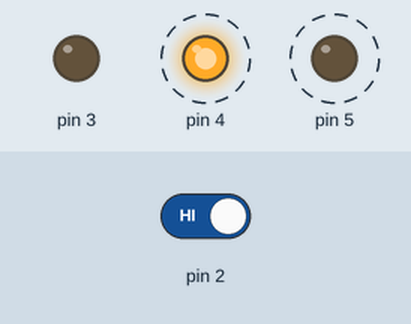
This sketch was run on a simulated Arduino Uno, built with avr-gcc and run on an emulated ATmega328P. Parts: output pins drawn as LEDs (lit = HIGH). Dashed ring = blinking. The inputs (shaded band) are chosen by the test bench; at power-on: pin 2 HIGH.

Above: at 1.8 s.
1.9 s: pin 2 driven LOW
At 2.3 s:
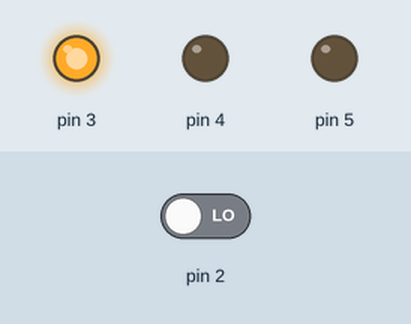
3.5 s: pin 2 driven HIGH
At 3.62 s:
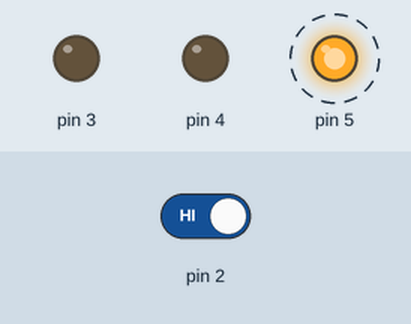
Timing chart, 0 to 12.5 s (numbered marks = the images above; inputs shaded):
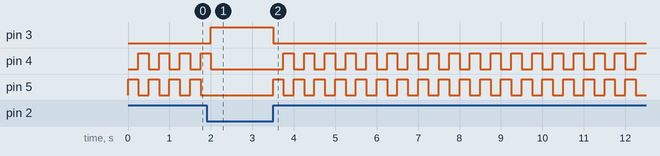

The sketch:

Sketch_Led.ino
```cpp
void setup() {
  // put your setup code here, to run once:


  //Red Led
  pinMode(3,OUTPUT);

  // Yellow Led
  pinMode(4,OUTPUT);

  //Green Led
  pinMode(5,OUTPUT);

  // Switchstate
  pinMode(2,INPUT);
}

void loop() {

   // Reading the switch state from pin 2
  int switchState = 0;

  // put your main code here, to run repeatedly:

  switchState = digitalRead(2);

  if (switchState == LOW)
  {
    // Button not pressed
    digitalWrite(3, HIGH);//Red Led

    digitalWrite(4, LOW);// Yellow Led

    digitalWrite(5, LOW);//Green Led
    }


  else {

    // Button pressed
    digitalWrite(3, LOW);//Red Led

    digitalWrite(4, LOW);// Yellow Led

    digitalWrite(5, HIGH);//Green Led

    delay(250); // wait 250 ms

    digitalWrite(4, HIGH);// Yellow Led

    digitalWrite(5, LOW);//Green Led

    delay(250); // wait 250 ms

    }

}
```

Measured:
- after the input at 1.9 s, pin 3: LOW → HIGH after 0.10 s; pin 4: goes on until 2.0 s, then stays LOW; pin 5: stops changing and stays LOW
- after the input at 3.5 s, pin 3: HIGH → LOW at once; pin 4: alternates HIGH for 0.25 s and LOW for 0.25 s, starting after 0.25 s; pin 5: alternates HIGH for 0.25 s and LOW for 0.25 s, starting at once
- by itself, pin 4, pin 5: alternates HIGH for 0.25 s and LOW for 0.25 s
